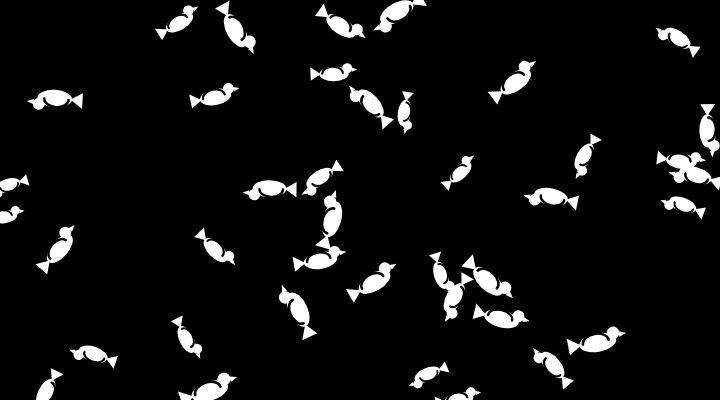
Frame 1 (no input)
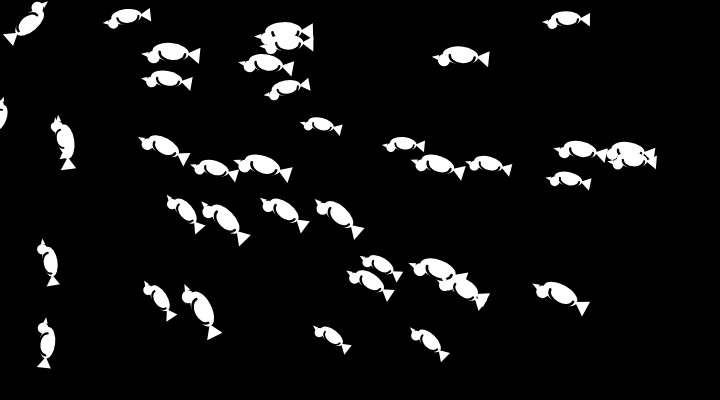
Frame 60 (no input)
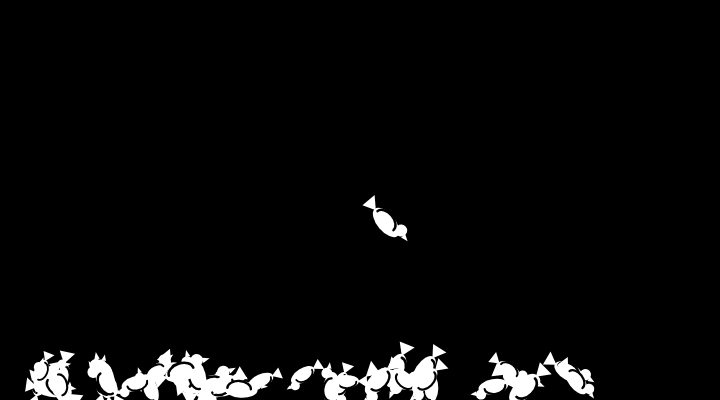
Frame 120 (the mouse pressed at the canvas centre since frame 60)

The p5.js sketch that drew these frames (run headless with seeded random() and noise() and a simulated clock; from frame 60 on, the mouse is pressed at the canvas centre):

// p5.js sketch
// ── sketch.js
let system;
let mouseTarget;
let dropping = false;

function setup() {
  createCanvas(720, 400);
  system = new ParticleSystem();

  // 마우스가 캔버스에 들어오기 전에는 가운데를 기준으로 삼습니다.
  mouseTarget = createVector(width / 2, height / 2);

  // 처음부터 비둘기들이 날아다니도록 채워 둡니다.
  for (let i = 0; i < 40; i++) {
    system.addParticle(createVector(random(width), random(height)));
  }
}

function draw() {
  background(0);

  // 추락 중이 아닐 때만 새로운 비둘기가 나옵니다.
  if (!dropping) {
    system.addParticle(randomStart());
  }

  system.run();
}

function mouseMoved() {
  mouseTarget.set(mouseX, mouseY);
}

function mouseDragged() {
  mouseTarget.set(mouseX, mouseY);
}

// 클릭하면 한 마리만 남기고 나머지는 추락합니다.
// 다시 클릭하면 새로운 비둘기가 다시 나옵니다.
function mousePressed() {
  mouseTarget.set(mouseX, mouseY);

  if (!dropping) {
    system.dropAll();
    dropping = true;
  } else {
    dropping = false;
  }
}

// 화면 가장자리에서 비둘기가 등장합니다.
function randomStart() {
  let side = floor(random(4));
  if (side === 0) return createVector(random(width), -20);
  if (side === 1) return createVector(width + 20, random(height));
  if (side === 2) return createVector(random(width), height + 20);
  return createVector(-20, random(height));
}

// ── Particle.js
class Particle {
    constructor(position) {
        this.position = position.copy();
        this.velocity = p5.Vector.random2D().mult(2);
        this.offsetAngle = random(TWO_PI);
        this.offsetRadius = random(40, 140);
        this.angle = 0;
        this.size = random(26, 38);
        this.falling = false;
        this.landed = false;
    }

    run() {
        this.update();
        this.display();
    }

    update() {
        if (this.landed) return;

        if (this.falling) {
            // 바닥으로 추락
            this.velocity.y += 0.35;
            this.velocity.x *= 0.99;
            this.angle += 0.12;
            this.position.add(this.velocity);
            this.position.x = constrain(this.position.x, 20, width - 20);

            if (this.position.y >= height - 10) {
                this.position.y = height - 10 - random(0, 20);
                this.landed = true;
                this.angle = random(TWO_PI);
            }
        } else {
            // 마우스 주변을 계속 돌며 날아감
            this.offsetAngle += 0.02;
            let target = createVector(
                mouseTarget.x + cos(this.offsetAngle) * this.offsetRadius,
                mouseTarget.y + sin(this.offsetAngle) * this.offsetRadius
            );
            target.x = constrain(target.x, 30, width - 30);
            target.y = constrain(target.y, 30, height - 30);

            let desired = p5.Vector.sub(target, this.position);
            desired.setMag(2);
            this.velocity.lerp(desired, 0.05);
            this.position.add(this.velocity);
            this.angle = this.velocity.heading();
        }
    }

    display() {
        push();
        translate(this.position.x, this.position.y);
        rotate(this.angle);

        let s = this.size;

        // 몸통
        noStroke();
        fill(255);
        ellipse(0, 0, s, s * 0.5);

        // 머리
        circle(s * 0.45, -s * 0.18, s * 0.34);

        // 부리
        triangle(
            s * 0.6, -s * 0.2,
            s * 0.8, -s * 0.12,
            s * 0.6, -s * 0.05
        );

        // 꼬리
        triangle(
            -s * 0.45, 0,
            -s * 0.8, -s * 0.25,
            -s * 0.8, s * 0.2
        );

        // 날개
        noFill();
        stroke(0);
        strokeWeight(s * 0.07);
        arc(-s * 0.05, -s * 0.02, s * 0.7, s * 0.45, PI, TWO_PI);

        pop();
    }
}



// // A simple Particle class
// let Particle = function(position) {
//   this.acceleration = createVector(0, 0.05);
//   this.velocity = createVector(random(-1, 1), random(-1, 0));
//   this.position = position.copy();
//   this.lifespan = 255;
// };

// Particle.prototype.run = function() {
//   this.update();
//   this.display();
// };

// // Method to update position
// Particle.prototype.update = function(){
//   this.velocity.add(this.acceleration);
//   this.position.add(this.velocity);
//   this.lifespan -= 2;
// };

// // Method to display
// Particle.prototype.display = function() {
//   stroke(200, this.lifespan);
//   strokeWeight(2);
//   fill(127, this.lifespan);
//   ellipse(this.position.x, this.position.y, 12, 12);
// };

// // Is the particle still useful?
// Particle.prototype.isDead = function(){
//   return this.lifespan < 0;
// };

// ── ParticleSystem.js
class ParticleSystem {
    constructor() {
        this.particles = [];
    }

    addParticle(position) {
        let flying = 0;
        for (let p of this.particles) {
            if (!p.falling && !p.landed) flying++;
        }
        if (flying < 40) {
            this.particles.push(new Particle(position));
        }
    }

    // 한 마리만 남기고 나머지는 추락시킵니다.
    dropAll() {
        let keeper = null;
        let closest = Infinity;

        for (let p of this.particles) {
            if (p.falling || p.landed) continue;
            let d = dist(p.position.x, p.position.y, mouseTarget.x, mouseTarget.y);
            if (d < closest) {
                closest = d;
                keeper = p;
            }
        }

        for (let p of this.particles) {
            if (p !== keeper && !p.landed) {
                p.falling = true;
            }
        }
    }

    run() {
        for (let p of this.particles) {
            p.run();
        }
    }

}


// let ParticleSystem = function(position) {
//   this.origin = position.copy();
//   this.particles = [];
// };

// ParticleSystem.prototype.addParticle = function() {
//   this.particles.push(new Particle(this.origin));
// };

// ParticleSystem.prototype.run = function() {
//   for (let i = this.particles.length-1; i >= 0; i--) {
//     let p = this.particles[i];
//     p.run();
//     if (p.isDead()) {
//       this.particles.splice(i, 1);
//     }
//   }
// };
// ── style.css
html, body {
  margin: 0;
  padding: 0;
  align-content: center;
  text-align: center;
  color: #eee;
  font-family: "Pretendard", -apple-system, BlinkMacSystemFont, sans-serif;
  background-color: #000;
}

body {
  padding-bottom: 110px;
}

.intro {
  width: 720px;
  max-width: 90vw;
  margin: 0 auto;
  font-size: 1.3rem;
  line-height: 1.6;
  text-align: left;
  word-break: keep-all;
}

canvas {
  display: block;
  margin-top: 12px;
  margin-left: auto;
  margin-right: auto;
  width: auto;
  height: auto;
  max-width: 100vw;
  max-height: calc(100vh - 160px);
  box-shadow: 0 0 24px rgba(255, 255, 255, 0.12);
  touch-action: none;
}

/* 레트로 버튼 */
.controls {
  position: fixed;
  bottom: 20px;
  left: 50%;
  transform: translateX(-50%);
  display: flex;
  gap: 16px;
  z-index: 100;
}

.controls button {
  font-family: "Courier New", monospace;
  font-size: 16px;
  font-weight: 700;
  letter-spacing: 2px;
  padding: 10px 24px;
  color: #f2e9d8;
  background: #0a0a0a;
  border: 3px solid #f2e9d8;
  border-radius: 0;
  box-shadow: 4px 4px 0 #f2e9d8;
  text-transform: uppercase;
  cursor: pointer;
  transition: transform 0.08s, box-shadow 0.08s, background 0.15s, color 0.15s;
}

.controls button:hover {
  background: #f2e9d8;
  color: #0a0a0a;
}

.controls button:active {
  transform: translate(4px, 4px);
  box-shadow: 0 0 0 #f2e9d8;
}
